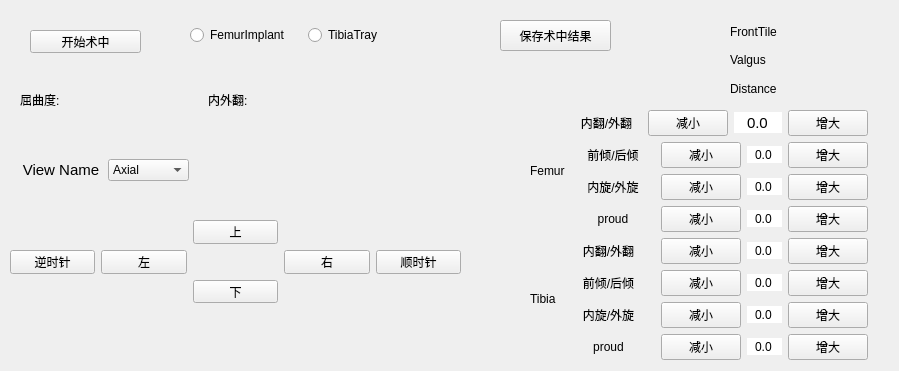
     <widget class="QWidget" name="tab_8">
      <attribute name="title">
       <string>术中规划</string>
      </attribute>
      <widget class="QPushButton" name="StartIntraBtn">
       <property name="geometry">
        <rect>
         <x>30</x>
         <y>30</y>
         <width>111</width>
         <height>23</height>
        </rect>
       </property>
       <property name="text">
        <string>开始术中</string>
       </property>
      </widget>
      <widget class="QWidget" name="horizontalLayoutWidget_12">
       <property name="geometry">
        <rect>
         <x>20</x>
         <y>60</y>
         <width>329</width>
         <height>80</height>
        </rect>
       </property>
       <layout class="QHBoxLayout" name="horizontalLayout_26">
        <item>
         <widget class="QLabel" name="label_24">
          <property name="text">
           <string>屈曲度:</string>
          </property>
         </widget>
        </item>
        <item>
         <widget class="QLabel" name="BoneFlexionNumberLabel">
          <property name="text">
           <string/>
          </property>
         </widget>
        </item>
        <item>
         <spacer name="horizontalSpacer_2">
          <property name="orientation">
           <enum>Qt::Horizontal</enum>
          </property>
          <property name="sizeType">
           <enum>QSizePolicy::Fixed</enum>
          </property>
          <property name="sizeHint" stdset="0">
           <size>
            <width>40</width>
            <height>20</height>
           </size>
          </property>
         </spacer>
        </item>
        <item>
         <widget class="QLabel" name="label_25">
          <property name="text">
           <string>内外翻:</string>
          </property>
         </widget>
        </item>
        <item>
         <widget class="QLabel" name="BoneVaNumbelLabel">
          <property name="text">
           <string/>
          </property>
         </widget>
        </item>
       </layout>
      </widget>
      <widget class="QPushButton" name="SaveIntraDataBtn">
       <property name="geometry">
        <rect>
         <x>500</x>
         <y>20</y>
         <width>111</width>
         <height>31</height>
        </rect>
       </property>
       <property name="text">
        <string>保存术中结果</string>
       </property>
      </widget>
      <widget class="QWidget" name="horizontalLayoutWidget_19">
       <property name="geometry">
        <rect>
         <x>190</x>
         <y>20</y>
         <width>230</width>
         <height>31</height>
        </rect>
       </property>
       <layout class="QHBoxLayout" name="horizontalLayout_36">
        <item>
         <widget class="QRadioButton" name="IntraFemurImplantRadioBtn">
          <property name="text">
           <string>FemurImplant</string>
          </property>
         </widget>
        </item>
        <item>
         <widget class="QRadioButton" name="IntraTibiaTrayRadioBtn">
          <property name="text">
           <string>TibiaTray</string>
          </property>
         </widget>
        </item>
       </layout>
      </widget>
      <widget class="QWidget" name="gridLayoutWidget_2">
       <property name="geometry">
        <rect>
         <x>10</x>
         <y>220</y>
         <width>451</width>
         <height>83</height>
        </rect>
       </property>
       <layout class="QGridLayout" name="gridLayout_2">
        <property name="leftMargin">
         <number>0</number>
        </property>
        <item row="0" column="2">
         <widget class="QPushButton" name="IntraProsUpTransBtn">
          <property name="text">
           <string>上</string>
          </property>
         </widget>
        </item>
        <item row="1" column="0">
         <widget class="QPushButton" name="IntraAntiClockWiseBtn">
          <property name="text">
           <string>逆时针</string>
          </property>
         </widget>
        </item>
        <item row="1" column="3">
         <widget class="QPushButton" name="IntraProsRightTransBtn">
          <property name="text">
           <string>右</string>
          </property>
         </widget>
        </item>
        <item row="1" column="4">
         <widget class="QPushButton" name="IntraClockWiseBtn">
          <property name="text">
           <string>顺时针</string>
          </property>
         </widget>
        </item>
        <item row="1" column="1">
         <widget class="QPushButton" name="IntraProsLeftTransBtn">
          <property name="text">
           <string>左</string>
          </property>
         </widget>
        </item>
        <item row="2" column="2">
         <widget class="QPushButton" name="IntraProsDownTransBtn">
          <property name="text">
           <string>下</string>
          </property>
         </widget>
        </item>
       </layout>
      </widget>
      <widget class="QWidget" name="verticalLayoutWidget_7">
       <property name="geometry">
        <rect>
         <x>730</x>
         <y>20</y>
         <width>160</width>
         <height>80</height>
        </rect>
       </property>
       <layout class="QVBoxLayout" name="verticalLayout_15">
        <item>
         <layout class="QHBoxLayout" name="horizontalLayout_37">
          <item>
           <widget class="QLabel" name="IntraTiltDisplayLabel">
            <property name="text">
             <string>FrontTile</string>
            </property>
           </widget>
          </item>
          <item>
           <widget class="QLabel" name="IntraTiltAngleDisplayLabel">
            <property name="text">
             <string/>
            </property>
           </widget>
          </item>
         </layout>
        </item>
        <item>
         <layout class="QHBoxLayout" name="horizontalLayout_38">
          <item>
           <widget class="QLabel" name="IntraVaDisplayLabel">
            <property name="text">
             <string>Valgus</string>
            </property>
           </widget>
          </item>
          <item>
           <widget class="QLabel" name="IntraVaAngleDisplayLabel">
            <property name="text">
             <string/>
            </property>
           </widget>
          </item>
         </layout>
        </item>
        <item>
         <layout class="QHBoxLayout" name="horizontalLayout_39">
          <item>
           <widget class="QLabel" name="label_38">
            <property name="text">
             <string>Distance</string>
            </property>
           </widget>
          </item>
          <item>
           <widget class="QLabel" name="IntraBoneCutDistanceDispalyLabel">
            <property name="text">
             <string/>
            </property>
           </widget>
          </item>
         </layout>
        </item>
       </layout>
      </widget>
      <widget class="QWidget" name="horizontalLayoutWidget_24">
       <property name="geometry">
        <rect>
         <x>20</x>
         <y>150</y>
         <width>169</width>
         <height>41</height>
        </rect>
       </property>
       <layout class="QHBoxLayout" name="horizontalLayout_35">
        <item>
         <widget class="QLabel" name="IntraPlanViewNameLabel">
          <property name="sizePolicy">
           <sizepolicy hsizetype="Preferred" vsizetype="Fixed">
            <horstretch>0</horstretch>
            <verstretch>0</verstretch>
           </sizepolicy>
          </property>
          <property name="font">
           <font>
            <pointsize>11</pointsize>
           </font>
          </property>
          <property name="text">
           <string>View Name</string>
          </property>
          <property name="alignment">
           <set>Qt::AlignCenter</set>
          </property>
         </widget>
        </item>
        <item>
         <widget class="QComboBox" name="IntraPlanViewType">
          <item>
           <property name="text">
            <string>Axial</string>
           </property>
          </item>
          <item>
           <property name="text">
            <string>Sagittal</string>
           </property>
          </item>
          <item>
           <property name="text">
            <string>Coronal</string>
           </property>
          </item>
         </widget>
        </item>
       </layout>
      </widget>
      <widget class="QWidget" name="verticalLayoutWidget_9">
       <property name="geometry">
        <rect>
         <x>530</x>
         <y>110</y>
         <width>338</width>
         <height>252</height>
        </rect>
       </property>
       <layout class="QVBoxLayout" name="verticalLayout_19">
        <item>
         <layout class="QHBoxLayout" name="horizontalLayout_43">
          <item>
           <widget class="QLabel" name="label_11">
            <property name="sizePolicy">
             <sizepolicy hsizetype="Fixed" vsizetype="Preferred">
              <horstretch>0</horstretch>
              <verstretch>0</verstretch>
             </sizepolicy>
            </property>
            <property name="text">
             <string>Femur</string>
            </property>
           </widget>
          </item>
          <item>
           <layout class="QVBoxLayout" name="verticalLayout_17">
            <item>
             <layout class="QHBoxLayout" name="horizontalLayout_40">
              <item>
               <widget class="QLabel" name="IntraFemurVaLabel">
                <property name="text">
                 <string>内翻/外翻</string>
                </property>
                <property name="alignment">
                 <set>Qt::AlignCenter</set>
                </property>
               </widget>
              </item>
              <item>
               <widget class="QPushButton" name="IntraFemurVaAngleMinusBtn">
                <property name="sizePolicy">
                 <sizepolicy hsizetype="Fixed" vsizetype="Fixed">
                  <horstretch>0</horstretch>
                  <verstretch>0</verstretch>
                 </sizepolicy>
                </property>
                <property name="text">
                 <string>减小</string>
                </property>
               </widget>
              </item>
              <item>
               <widget class="QDoubleSpinBox" name="IntraFemurVaAngleSpinBox">
                <property name="sizePolicy">
                 <sizepolicy hsizetype="Fixed" vsizetype="Fixed">
                  <horstretch>0</horstretch>
                  <verstretch>0</verstretch>
                 </sizepolicy>
                </property>
                <property name="minimumSize">
                 <size>
                  <width>48</width>
                  <height>0</height>
                 </size>
                </property>
                <property name="font">
                 <font>
                  <pointsize>11</pointsize>
                 </font>
                </property>
                <property name="styleSheet">
                 <string notr="true"/>
                </property>
                <property name="frame">
                 <bool>false</bool>
                </property>
                <property name="alignment">
                 <set>Qt::AlignCenter</set>
                </property>
                <property name="readOnly">
                 <bool>true</bool>
                </property>
                <property name="buttonSymbols">
                 <enum>QAbstractSpinBox::NoButtons</enum>
                </property>
                <property name="decimals">
                 <number>1</number>
                </property>
                <property name="minimum">
                 <double>-90.000000000000000</double>
                </property>
               </widget>
              </item>
              <item>
               <widget class="QPushButton" name="IntraFemurVaAnglePlusBtn">
                <property name="sizePolicy">
                 <sizepolicy hsizetype="Fixed" vsizetype="Fixed">
                  <horstretch>0</horstretch>
                  <verstretch>0</verstretch>
                 </sizepolicy>
                </property>
                <property name="text">
                 <string>增大</string>
                </property>
               </widget>
              </item>
             </layout>
            </item>
            <item>
             <layout class="QHBoxLayout" name="horizontalLayout_41">
              <item>
               <widget class="QLabel" name="IntraFemurTiltLabel">
                <property name="text">
                 <string>前倾/后倾</string>
                </property>
                <property name="alignment">
                 <set>Qt::AlignCenter</set>
                </property>
               </widget>
              </item>
              <item>
               <widget class="QPushButton" name="IntraFemurTiltAngleMinusBtn">
                <property name="sizePolicy">
                 <sizepolicy hsizetype="Fixed" vsizetype="Fixed">
                  <horstretch>0</horstretch>
                  <verstretch>0</verstretch>
                 </sizepolicy>
                </property>
                <property name="text">
                 <string>减小</string>
                </property>
               </widget>
              </item>
              <item>
               <widget class="QDoubleSpinBox" name="IntraFemurTiltAngleSpinBox">
                <property name="sizePolicy">
                 <sizepolicy hsizetype="Fixed" vsizetype="Fixed">
                  <horstretch>0</horstretch>
                  <verstretch>0</verstretch>
                 </sizepolicy>
                </property>
                <property name="styleSheet">
                 <string notr="true"/>
                </property>
                <property name="frame">
                 <bool>false</bool>
                </property>
                <property name="alignment">
                 <set>Qt::AlignCenter</set>
                </property>
                <property name="readOnly">
                 <bool>true</bool>
                </property>
                <property name="buttonSymbols">
                 <enum>QAbstractSpinBox::NoButtons</enum>
                </property>
                <property name="decimals">
                 <number>1</number>
                </property>
                <property name="minimum">
                 <double>-90.000000000000000</double>
                </property>
               </widget>
              </item>
              <item>
               <widget class="QPushButton" name="IntraFemurTiltAnglePlusBtn">
                <property name="sizePolicy">
                 <sizepolicy hsizetype="Fixed" vsizetype="Fixed">
                  <horstretch>0</horstretch>
                  <verstretch>0</verstretch>
                 </sizepolicy>
                </property>
                <property name="text">
                 <string>增大</string>
                </property>
               </widget>
              </item>
             </layout>
            </item>
            <item>
             <layout class="QHBoxLayout" name="horizontalLayout_42">
              <item>
               <widget class="QLabel" name="IntraFemurRotationLabel">
                <property name="text">
                 <string>内旋/外旋</string>
                </property>
                <property name="alignment">
                 <set>Qt::AlignCenter</set>
                </property>
               </widget>
              </item>
              <item>
               <widget class="QPushButton" name="IntraFemurRotationAngleMinusBtn">
                <property name="sizePolicy">
                 <sizepolicy hsizetype="Fixed" vsizetype="Fixed">
                  <horstretch>0</horstretch>
                  <verstretch>0</verstretch>
                 </sizepolicy>
                </property>
                <property name="text">
                 <string>减小</string>
                </property>
               </widget>
              </item>
              <item>
               <widget class="QDoubleSpinBox" name="IntraFemurRotationAngleSpinBox">
                <property name="sizePolicy">
                 <sizepolicy hsizetype="Fixed" vsizetype="Fixed">
                  <horstretch>0</horstretch>
                  <verstretch>0</verstretch>
                 </sizepolicy>
                </property>
                <property name="styleSheet">
                 <string notr="true"/>
                </property>
                <property name="frame">
                 <bool>false</bool>
                </property>
                <property name="alignment">
                 <set>Qt::AlignCenter</set>
                </property>
                <property name="readOnly">
                 <bool>true</bool>
                </property>
                <property name="buttonSymbols">
                 <enum>QAbstractSpinBox::NoButtons</enum>
                </property>
                <property name="decimals">
                 <number>1</number>
                </property>
                <property name="minimum">
                 <double>-90.000000000000000</double>
                </property>
               </widget>
              </item>
              <item>
               <widget class="QPushButton" name="IntraFemurRotationAnglePlusBtn">
                <property name="sizePolicy">
                 <sizepolicy hsizetype="Fixed" vsizetype="Fixed">
                  <horstretch>0</horstretch>
                  <verstretch>0</verstretch>
                 </sizepolicy>
                </property>
                <property name="text">
                 <string>增大</string>
                </property>
               </widget>
              </item>
             </layout>
            </item>
            <item>
             <layout class="QHBoxLayout" name="horizontalLayout_49">
              <item>
               <widget class="QLabel" name="IntraFemurProudLabel">
                <property name="text">
                 <string>proud</string>
                </property>
                <property name="alignment">
                 <set>Qt::AlignCenter</set>
                </property>
               </widget>
              </item>
              <item>
               <widget class="QPushButton" name="IntraFemurProudMinusBtn">
                <property name="sizePolicy">
                 <sizepolicy hsizetype="Fixed" vsizetype="Fixed">
                  <horstretch>0</horstretch>
                  <verstretch>0</verstretch>
                 </sizepolicy>
                </property>
                <property name="text">
                 <string>减小</string>
                </property>
               </widget>
              </item>
              <item>
               <widget class="QDoubleSpinBox" name="IntraFemurProudSpinBox">
                <property name="sizePolicy">
                 <sizepolicy hsizetype="Fixed" vsizetype="Fixed">
                  <horstretch>0</horstretch>
                  <verstretch>0</verstretch>
                 </sizepolicy>
                </property>
                <property name="styleSheet">
                 <string notr="true"/>
                </property>
                <property name="frame">
                 <bool>false</bool>
                </property>
                <property name="alignment">
                 <set>Qt::AlignCenter</set>
                </property>
                <property name="readOnly">
                 <bool>true</bool>
                </property>
                <property name="buttonSymbols">
                 <enum>QAbstractSpinBox::NoButtons</enum>
                </property>
                <property name="decimals">
                 <number>1</number>
                </property>
                <property name="minimum">
                 <double>-90.000000000000000</double>
                </property>
               </widget>
              </item>
              <item>
               <widget class="QPushButton" name="IntraFemurProudPlusBtn">
                <property name="sizePolicy">
                 <sizepolicy hsizetype="Fixed" vsizetype="Fixed">
                  <horstretch>0</horstretch>
                  <verstretch>0</verstretch>
                 </sizepolicy>
                </property>
                <property name="text">
                 <string>增大</string>
                </property>
               </widget>
              </item>
             </layout>
            </item>
           </layout>
          </item>
         </layout>
        </item>
        <item>
         <layout class="QHBoxLayout" name="horizontalLayout_44">
          <item>
           <widget class="QLabel" name="label_40">
            <property name="sizePolicy">
             <sizepolicy hsizetype="Fixed" vsizetype="Preferred">
              <horstretch>0</horstretch>
              <verstretch>0</verstretch>
             </sizepolicy>
            </property>
            <property name="text">
             <string>Tibia</string>
            </property>
           </widget>
          </item>
          <item>
           <layout class="QVBoxLayout" name="verticalLayout_18">
            <item>
             <layout class="QHBoxLayout" name="horizontalLayout_45">
              <item>
               <widget class="QLabel" name="IntraTibiaVaLabel">
                <property name="text">
                 <string>内翻/外翻</string>
                </property>
                <property name="alignment">
                 <set>Qt::AlignCenter</set>
                </property>
               </widget>
              </item>
              <item>
               <widget class="QPushButton" name="IntraTibiaVaAngleMinusBtn">
                <property name="sizePolicy">
                 <sizepolicy hsizetype="Fixed" vsizetype="Fixed">
                  <horstretch>0</horstretch>
                  <verstretch>0</verstretch>
                 </sizepolicy>
                </property>
                <property name="text">
                 <string>减小</string>
                </property>
               </widget>
              </item>
              <item>
               <widget class="QDoubleSpinBox" name="IntraTibiaVaAngleSpinBox">
                <property name="sizePolicy">
                 <sizepolicy hsizetype="Fixed" vsizetype="Fixed">
                  <horstretch>0</horstretch>
                  <verstretch>0</verstretch>
                 </sizepolicy>
                </property>
                <property name="styleSheet">
                 <string notr="true"/>
                </property>
                <property name="frame">
                 <bool>false</bool>
                </property>
                <property name="alignment">
                 <set>Qt::AlignCenter</set>
                </property>
                <property name="readOnly">
                 <bool>true</bool>
                </property>
                <property name="buttonSymbols">
                 <enum>QAbstractSpinBox::NoButtons</enum>
                </property>
                <property name="decimals">
                 <number>1</number>
                </property>
                <property name="minimum">
                 <double>-90.000000000000000</double>
                </property>
               </widget>
              </item>
              <item>
               <widget class="QPushButton" name="IntraTibiaVaAnglePlusBtn">
                <property name="sizePolicy">
                 <sizepolicy hsizetype="Fixed" vsizetype="Fixed">
                  <horstretch>0</horstretch>
                  <verstretch>0</verstretch>
                 </sizepolicy>
                </property>
                <property name="text">
                 <string>增大</string>
                </property>
               </widget>
              </item>
             </layout>
            </item>
            <item>
             <layout class="QHBoxLayout" name="horizontalLayout_46">
              <item>
               <widget class="QLabel" name="IntraTibiaTiltLabel">
                <property name="text">
                 <string>前倾/后倾</string>
                </property>
                <property name="alignment">
                 <set>Qt::AlignCenter</set>
                </property>
               </widget>
              </item>
              <item>
               <widget class="QPushButton" name="IntraTibiaTiltAngleMinusBtn">
                <property name="sizePolicy">
                 <sizepolicy hsizetype="Fixed" vsizetype="Fixed">
                  <horstretch>0</horstretch>
                  <verstretch>0</verstretch>
                 </sizepolicy>
                </property>
                <property name="text">
                 <string>减小</string>
                </property>
               </widget>
              </item>
              <item>
               <widget class="QDoubleSpinBox" name="IntraTibiaTiltAngleSpinBox">
                <property name="sizePolicy">
                 <sizepolicy hsizetype="Fixed" vsizetype="Fixed">
                  <horstretch>0</horstretch>
                  <verstretch>0</verstretch>
                 </sizepolicy>
                </property>
                <property name="styleSheet">
                 <string notr="true"/>
                </property>
                <property name="frame">
                 <bool>false</bool>
                </property>
                <property name="alignment">
                 <set>Qt::AlignCenter</set>
                </property>
                <property name="readOnly">
                 <bool>true</bool>
                </property>
                <property name="buttonSymbols">
                 <enum>QAbstractSpinBox::NoButtons</enum>
                </property>
                <property name="decimals">
                 <number>1</number>
                </property>
                <property name="minimum">
                 <double>-90.000000000000000</double>
                </property>
               </widget>
              </item>
              <item>
               <widget class="QPushButton" name="IntraTibiaTiltAnglePlusBtn">
                <property name="sizePolicy">
                 <sizepolicy hsizetype="Fixed" vsizetype="Fixed">
                  <horstretch>0</horstretch>
                  <verstretch>0</verstretch>
                 </sizepolicy>
                </property>
                <property name="text">
                 <string>增大</string>
                </property>
               </widget>
              </item>
             </layout>
            </item>
            <item>
             <layout class="QHBoxLayout" name="horizontalLayout_47">
              <item>
               <widget class="QLabel" name="IntraTibiaRotationLabel">
                <property name="text">
                 <string>内旋/外旋</string>
                </property>
                <property name="alignment">
                 <set>Qt::AlignCenter</set>
                </property>
               </widget>
              </item>
              <item>
               <widget class="QPushButton" name="IntraTibiaRotationAngleMinusBtn">
                <property name="sizePolicy">
                 <sizepolicy hsizetype="Fixed" vsizetype="Fixed">
                  <horstretch>0</horstretch>
                  <verstretch>0</verstretch>
                 </sizepolicy>
                </property>
                <property name="text">
                 <string>减小</string>
                </property>
               </widget>
              </item>
              <item>
               <widget class="QDoubleSpinBox" name="IntraTibiaRotationAngleSpinBox">
                <property name="sizePolicy">
                 <sizepolicy hsizetype="Fixed" vsizetype="Fixed">
                  <horstretch>0</horstretch>
                  <verstretch>0</verstretch>
                 </sizepolicy>
                </property>
                <property name="styleSheet">
                 <string notr="true"/>
                </property>
                <property name="frame">
                 <bool>false</bool>
                </property>
                <property name="alignment">
                 <set>Qt::AlignCenter</set>
                </property>
                <property name="readOnly">
                 <bool>true</bool>
                </property>
                <property name="buttonSymbols">
                 <enum>QAbstractSpinBox::NoButtons</enum>
                </property>
                <property name="decimals">
                 <number>1</number>
                </property>
                <property name="minimum">
                 <double>-90.000000000000000</double>
                </property>
               </widget>
              </item>
              <item>
               <widget class="QPushButton" name="IntraTibiaRotationAnglePlusBtn">
                <property name="sizePolicy">
                 <sizepolicy hsizetype="Fixed" vsizetype="Fixed">
                  <horstretch>0</horstretch>
                  <verstretch>0</verstretch>
                 </sizepolicy>
                </property>
                <property name="text">
                 <string>增大</string>
                </property>
               </widget>
              </item>
             </layout>
            </item>
            <item>
             <layout class="QHBoxLayout" name="horizontalLayout_50">
              <item>
               <widget class="QLabel" name="IntraTibiaProudLabel">
                <property name="text">
                 <string>proud</string>
                </property>
                <property name="alignment">
                 <set>Qt::AlignCenter</set>
                </property>
               </widget>
              </item>
              <item>
               <widget class="QPushButton" name="IntraTibiaProudMinusBtn">
                <property name="sizePolicy">
                 <sizepolicy hsizetype="Fixed" vsizetype="Fixed">
                  <horstretch>0</horstretch>
                  <verstretch>0</verstretch>
                 </sizepolicy>
                </property>
                <property name="text">
                 <string>减小</string>
                </property>
               </widget>
              </item>
              <item>
               <widget class="QDoubleSpinBox" name="IntraTibiaProudSpinBox">
                <property name="sizePolicy">
                 <sizepolicy hsizetype="Fixed" vsizetype="Fixed">
                  <horstretch>0</horstretch>
                  <verstretch>0</verstretch>
                 </sizepolicy>
                </property>
                <property name="styleSheet">
                 <string notr="true"/>
                </property>
                <property name="frame">
                 <bool>false</bool>
                </property>
                <property name="alignment">
                 <set>Qt::AlignCenter</set>
                </property>
                <property name="readOnly">
                 <bool>true</bool>
                </property>
                <property name="buttonSymbols">
                 <enum>QAbstractSpinBox::NoButtons</enum>
                </property>
                <property name="decimals">
                 <number>1</number>
                </property>
                <property name="minimum">
                 <double>-90.000000000000000</double>
                </property>
               </widget>
              </item>
              <item>
               <widget class="QPushButton" name="IntraTibiaProudPlusBtn">
                <property name="sizePolicy">
                 <sizepolicy hsizetype="Fixed" vsizetype="Fixed">
                  <horstretch>0</horstretch>
                  <verstretch>0</verstretch>
                 </sizepolicy>
                </property>
                <property name="text">
                 <string>增大</string>
                </property>
               </widget>
              </item>
             </layout>
            </item>
           </layout>
          </item>
         </layout>
        </item>
       </layout>
      </widget>
     </widget>
